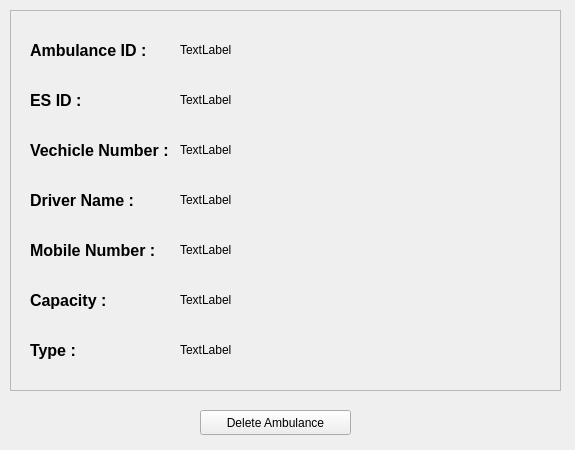
<?xml version="1.0" encoding="UTF-8"?>
<ui version="4.0">
 <class>Form</class>
 <widget class="QWidget" name="Form">
  <property name="geometry">
   <rect>
    <x>0</x>
    <y>0</y>
    <width>575</width>
    <height>450</height>
   </rect>
  </property>
  <property name="windowTitle">
   <string> Delete Ambulance</string>
  </property>
  <widget class="QFrame" name="frame">
   <property name="geometry">
    <rect>
     <x>10</x>
     <y>10</y>
     <width>551</width>
     <height>381</height>
    </rect>
   </property>
   <property name="frameShape">
    <enum>QFrame::StyledPanel</enum>
   </property>
   <property name="frameShadow">
    <enum>QFrame::Raised</enum>
   </property>
   <widget class="QLabel" name="vechicleNumberLabel">
    <property name="geometry">
     <rect>
      <x>20</x>
      <y>120</y>
      <width>151</width>
      <height>41</height>
     </rect>
    </property>
    <property name="styleSheet">
     <string notr="true">font-size:12pt;
font-weight: bold;</string>
    </property>
    <property name="text">
     <string>&lt;html&gt;&lt;head/&gt;&lt;body&gt;&lt;p&gt;&lt;span style=&quot; font-size:12pt;&quot;&gt;Vechicle Number :&lt;/span&gt;&lt;/p&gt;&lt;/body&gt;&lt;/html&gt;</string>
    </property>
   </widget>
   <widget class="QLabel" name="driverNameLabel">
    <property name="geometry">
     <rect>
      <x>20</x>
      <y>170</y>
      <width>151</width>
      <height>41</height>
     </rect>
    </property>
    <property name="styleSheet">
     <string notr="true">font-size:12pt;
font-weight: bold;</string>
    </property>
    <property name="text">
     <string>&lt;html&gt;&lt;head/&gt;&lt;body&gt;&lt;p&gt;Driver Name : &lt;/p&gt;&lt;/body&gt;&lt;/html&gt;</string>
    </property>
   </widget>
   <widget class="QLabel" name="capacityLabel">
    <property name="geometry">
     <rect>
      <x>20</x>
      <y>270</y>
      <width>91</width>
      <height>41</height>
     </rect>
    </property>
    <property name="styleSheet">
     <string notr="true">font-size:12pt;
font-weight: bold;</string>
    </property>
    <property name="text">
     <string>&lt;html&gt;&lt;head/&gt;&lt;body&gt;&lt;p&gt;&lt;span style=&quot; font-size:12pt;&quot;&gt;Capacity :&lt;/span&gt;&lt;/p&gt;&lt;/body&gt;&lt;/html&gt;</string>
    </property>
   </widget>
   <widget class="QLabel" name="mobileNumberLabel">
    <property name="geometry">
     <rect>
      <x>20</x>
      <y>220</y>
      <width>151</width>
      <height>41</height>
     </rect>
    </property>
    <property name="styleSheet">
     <string notr="true">font-size:12pt;
font-weight: bold;</string>
    </property>
    <property name="text">
     <string>&lt;html&gt;&lt;head/&gt;&lt;body&gt;&lt;p&gt;&lt;span style=&quot; font-size:12pt;&quot;&gt;Mobile Number :&lt;/span&gt;&lt;/p&gt;&lt;/body&gt;&lt;/html&gt;</string>
    </property>
   </widget>
   <widget class="QLabel" name="typeLabel">
    <property name="geometry">
     <rect>
      <x>20</x>
      <y>320</y>
      <width>71</width>
      <height>41</height>
     </rect>
    </property>
    <property name="styleSheet">
     <string notr="true">font-size:12pt;
font-weight: bold;</string>
    </property>
    <property name="text">
     <string>&lt;html&gt;&lt;head/&gt;&lt;body&gt;&lt;p&gt;&lt;span style=&quot; font-size:12pt;&quot;&gt;Type : &lt;/span&gt;&lt;/p&gt;&lt;/body&gt;&lt;/html&gt;</string>
    </property>
   </widget>
   <widget class="QLabel" name="ambulanceIDLabel">
    <property name="geometry">
     <rect>
      <x>20</x>
      <y>20</y>
      <width>151</width>
      <height>41</height>
     </rect>
    </property>
    <property name="styleSheet">
     <string notr="true">font-size:12pt;
font-weight: bold;</string>
    </property>
    <property name="text">
     <string>&lt;html&gt;&lt;head/&gt;&lt;body&gt;&lt;p&gt;Ambulance ID :&lt;/p&gt;&lt;/body&gt;&lt;/html&gt;</string>
    </property>
   </widget>
   <widget class="QLabel" name="esIDLabel">
    <property name="geometry">
     <rect>
      <x>20</x>
      <y>70</y>
      <width>151</width>
      <height>41</height>
     </rect>
    </property>
    <property name="styleSheet">
     <string notr="true">font-size:12pt;
font-weight: bold;</string>
    </property>
    <property name="text">
     <string>&lt;html&gt;&lt;head/&gt;&lt;body&gt;&lt;p&gt;ES ID :&lt;/p&gt;&lt;/body&gt;&lt;/html&gt;</string>
    </property>
   </widget>
   <widget class="QLabel" name="ambulanceID">
    <property name="geometry">
     <rect>
      <x>170</x>
      <y>30</y>
      <width>281</width>
      <height>20</height>
     </rect>
    </property>
    <property name="text">
     <string>TextLabel</string>
    </property>
   </widget>
   <widget class="QLabel" name="esID">
    <property name="geometry">
     <rect>
      <x>170</x>
      <y>80</y>
      <width>281</width>
      <height>20</height>
     </rect>
    </property>
    <property name="text">
     <string>TextLabel</string>
    </property>
   </widget>
   <widget class="QLabel" name="vechicleLabel">
    <property name="geometry">
     <rect>
      <x>170</x>
      <y>130</y>
      <width>281</width>
      <height>20</height>
     </rect>
    </property>
    <property name="text">
     <string>TextLabel</string>
    </property>
   </widget>
   <widget class="QLabel" name="capacity">
    <property name="geometry">
     <rect>
      <x>170</x>
      <y>280</y>
      <width>281</width>
      <height>20</height>
     </rect>
    </property>
    <property name="text">
     <string>TextLabel</string>
    </property>
   </widget>
   <widget class="QLabel" name="mobileNumber">
    <property name="geometry">
     <rect>
      <x>170</x>
      <y>230</y>
      <width>281</width>
      <height>20</height>
     </rect>
    </property>
    <property name="text">
     <string>TextLabel</string>
    </property>
   </widget>
   <widget class="QLabel" name="driverName">
    <property name="geometry">
     <rect>
      <x>170</x>
      <y>180</y>
      <width>281</width>
      <height>20</height>
     </rect>
    </property>
    <property name="text">
     <string>TextLabel</string>
    </property>
   </widget>
   <widget class="QLabel" name="type">
    <property name="geometry">
     <rect>
      <x>170</x>
      <y>330</y>
      <width>281</width>
      <height>20</height>
     </rect>
    </property>
    <property name="text">
     <string>TextLabel</string>
    </property>
   </widget>
  </widget>
  <widget class="QPushButton" name="closeButton">
   <property name="geometry">
    <rect>
     <x>200</x>
     <y>410</y>
     <width>151</width>
     <height>25</height>
    </rect>
   </property>
   <property name="text">
    <string>Delete Ambulance</string>
   </property>
  </widget>
 </widget>
 <resources/>
 <connections/>
</ui>
